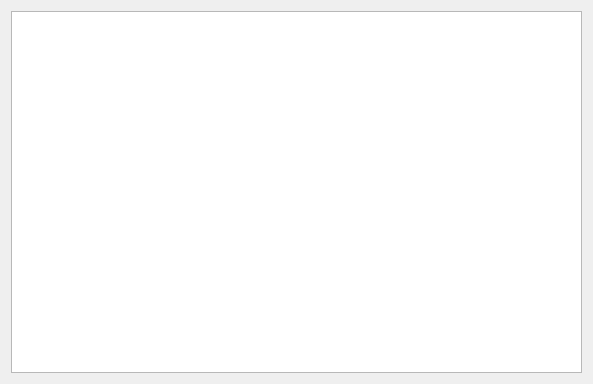
<?xml version="1.0" encoding="UTF-8"?>
<ui version="4.0">
 <class>Dialog</class>
 <widget class="QDialog" name="Dialog">
  <property name="geometry">
   <rect>
    <x>0</x>
    <y>0</y>
    <width>593</width>
    <height>384</height>
   </rect>
  </property>
  <property name="windowTitle">
   <string>Dialog</string>
  </property>
  <layout class="QVBoxLayout" name="verticalLayout">
   <item>
    <widget class="QGraphicsView" name="graphicsView"/>
   </item>
  </layout>
 </widget>
 <resources/>
 <connections/>
</ui>
